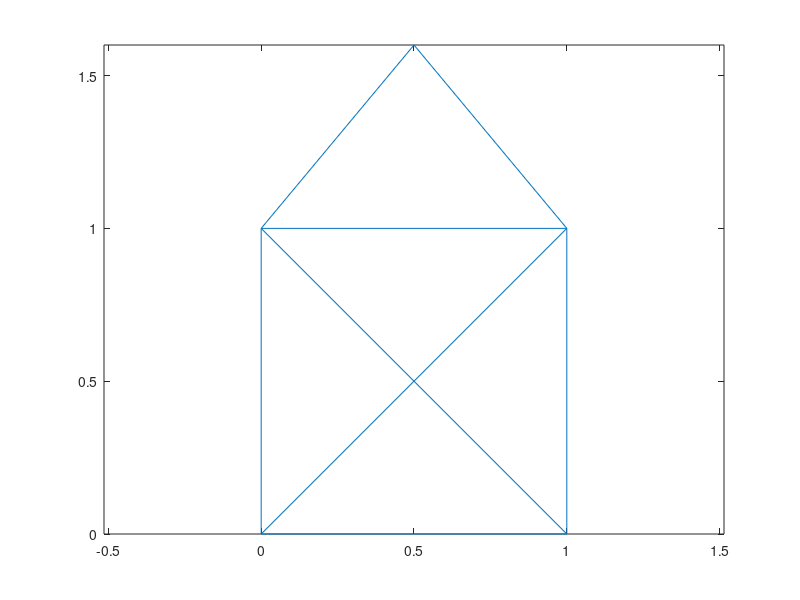

Recreate this plot in MATLAB. (Note: this script raises an error after producing the figure.)
function res = exercise1()

p = [0 0;1 0;1 1;0 1;0.5 1.6;1 1;0 0;0 1;1 0]';
p_h = [p; ones(1,9)];
plot(p(1,:),p(2,:)); axis equal

% point b
T1 = [ 1 0 3; 0 1 -4; 0 0 1];

% point c
arad = degtorad(20);
T2 =[ cos(arad) sin(arad) 0; -sin(arad) cos(arad) 0; 0 0 1];

% point d
T3 = T1 * T2;

% point e
T4 = T2 * T1;

% point f
% R = T2;
% t = [3 -4]';
%T3 = [R t; 0 1];

%T4 = 

% Exercise 4

% point a
A = [1 2 0; 0.5 3 0; 0 0 1];
res = A * p_h;
plotHomo(res);

%point b
Ab = [ 2 -1 0; -0.5 1 0; 0 0 1];
res = Ab * p_h;
plotHomo(res);

% Exercise 5
%point a
Ac = [1 0 0; 0 1 0; 0.3 0.5 1];
res = Ac * p_h;
plotHomo(res);

%point b
Ad = [4 0 0; 0 4 0; 0 0 4];
res = Ad * p_h;
plotHomo(res);

disp('the matrix is actually a scaled identity, so the image is not deformed by the transformation');

pause;
close all;